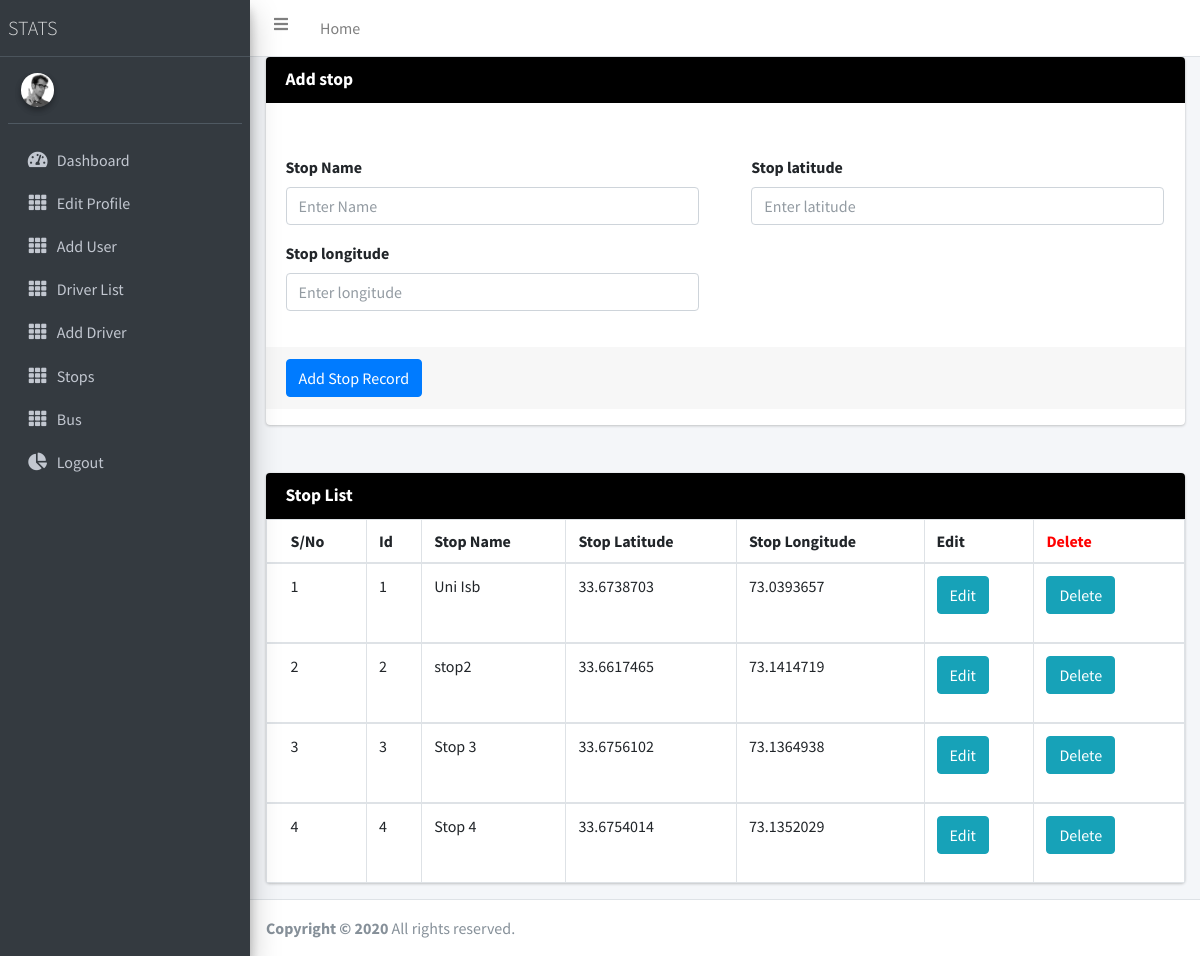
The app's page /Admin-panel/admin/view-stop-list.php with its own data.
### tables this page shows
CREATE TABLE `stops` (
  `id` int(11) NOT NULL,
  `stop_name` varchar(255) NOT NULL,
  `stop_lat` varchar(255) NOT NULL,
  `stop_lng` varchar(255) NOT NULL
);

### Admin-panel/admin/view-stop-list.php (the view, shortened to what this page needs)
<?php
include '../../db.php';
include 'header.php';
?>
 <div class="content-wrapper">
    <section class="content">
      <div class="container-fluid">
		<div class="card card-primary">
			<div class="card-header" style="background-color: black;">
				<h3 class="card-title"><b> Add stop </b></h3>
			</div>
			<div class="row">
				<div class="col-md-12" style="margin-top:2rem;">
					<form role="form"   action="view-stop-list.php"   method="POST">
						<div class="card-body">
							<div style="display: grid;grid-template-columns: 47% 47%;grid-column-gap: 6%;">
								<div class="form-group">
									<label>Stop Name</label>
									<input type="text" class="form-control" name="stop_name" placeholder="Enter Name" required  />
								</div>
								<div class="form-group">
									<label>Stop latitude</label>
									<input type="text" class="form-control" name="stop_lat" placeholder="Enter latitude" required  />
								</div>
								<div class="form-group">
									<label>Stop longitude</label>
									<input type="text" class="form-control" name="stop_lng" placeholder="Enter longitude " required  />
								</div>
							</div>
						</div>
						<div class="card-footer">
							<button type="submit" name="addstop" class="btn btn-primary">Add Stop Record</button>
						</div>
					</form>
				</div>
			</div>
        </div>
		<div class="row">
		  <div class="col-md-12" style="margin-top:2rem;">
            <div class="card card-primary">
              <div class="card-header" style="background-color: black;">
                <h3 class="card-title"><b>Stop List </b></h3>
			  </div>
             <div class="card-body table-responsive p-0" >
                <table class="table table-head-fixed  table-bordered">
                  	<thead>
                    	<tr>
							<th>S/No</th>
							<th>Id</th>
							<th>Stop Name</th>
							<th>Stop Latitude</th>
							<th>Stop Longitude</th>
							<th>Edit</th>
							<th style="color:red;">Delete</th>
						</tr>
					</thead>
				  	<?php
					$i=0;
					$sql="select * from stops";
				  	if ($result = mysqli_query($conn, $sql))
					{
						while ($row = mysqli_fetch_assoc($result))
						{
							$i++;
						?>
                  <tbody>
                    <tr>
						<td><?= $i ?></td>
						<td><?= $row['id'] ?></td>
						<td><?= $row['stop_name'] ?></td>
						<td><?= $row['stop_lat'] ?></td>
						<td><?= $row['stop_lng'] ?></td>
						<td>
							<form  action="edit-stop.php" method="post">
								<button type="submit" name="edit" class="btn btn-info btn-fill pull-right" >Edit</button>
							</form>
						</td>
						<td>
							<form  action="view-stop-list.php" method="post">
								<button type="submit" name="delete" class="btn btn-info btn-fill pull-right" >Delete</button>
							</form>
						</td>
                    </tr>
                  </tbody>
						<?php
						}
					}?>
                </table>
              </div>
            </div>
			</div>
        </div>
      </div>
	</section>
   </div>
<?php
include 'footer.php';
?>

### Admin-panel/admin/header.php (shortened to what this page needs)
<!DOCTYPE html>
<html>
<head>
  <link rel="stylesheet" href="../plugins/fontawesome-free/css/all.min.css">
  <link rel="stylesheet" href="https://code.ionicframework.com/ionicons/2.0.1/css/ionicons.min.css">
  <link rel="stylesheet" href="plugins/tempusdominus-bootstrap-4/css/tempusdominus-bootstrap-4.min.css">
  <link rel="stylesheet" href="../plugins/icheck-bootstrap/icheck-bootstrap.min.css">
  <link rel="stylesheet" href="../plugins/jqvmap/jqvmap.min.css">
  <link rel="stylesheet" href="../dist/css/adminlte.min.css">
  <link rel="stylesheet" href="../plugins/overlayScrollbars/css/OverlayScrollbars.min.css">
  <link rel="stylesheet" href="../plugins/daterangepicker/daterangepicker.css">
  <link rel="stylesheet" href="../plugins/summernote/summernote-bs4.css">
</head>
<body class="hold-transition sidebar-mini layout-fixed">
<div class="wrapper">
  <nav class="main-header navbar navbar-expand navbar-white navbar-light">
    <ul class="navbar-nav">
      <li class="nav-item">
        <a class="nav-link" data-widget="pushmenu" href="#" role="button"><i class="fas fa-bars"></i></a>
      </li>
      <li class="nav-item d-none d-sm-inline-block">
        <a href="" class="nav-link">Home</a>
      </li>
   </ul>
</nav>
  <aside class="main-sidebar sidebar-dark-primary elevation-4">
    <a href="customer-panel.php" class="brand-link">
      <span class="brand-text font-weight-light">STATS</span>
    </a>
    <div class="sidebar">
      <div class="user-panel mt-3 pb-3 mb-3 d-flex">
        <div class="image">
          <img src="../dist/img/user2-160x160.jpg" class="img-circle elevation-2" alt="User Image">
        </div>
        <div class="info">
        </div>
      </div>
      <nav class="mt-2">
        <ul class="nav nav-pills nav-sidebar flex-column" data-widget="treeview" role="menu" data-accordion="false">
          <li class="nav-item">
            <a href="dashboard.php" class="nav-link">
              <i class="nav-icon fas fa-tachometer-alt"></i>
              <p>
                Dashboard
              </p>
            </a>
          </li>
          <li class="nav-item">
            <a href="edit-profile.php" class="nav-link">
              <i class="nav-icon fas fa-th"></i>
              <p>
                Edit Profile
              </p>
            </a>
          </li>
          <li class="nav-item">
            <a href="add-user-profile.php" class="nav-link">
              <i class="nav-icon fas fa-th"></i>
              <p>
               Add User
              </p>
            </a>
          </li>
          <li class="nav-item">
            <a href="view-driver-list.php" class="nav-link">
              <i class="nav-icon fas fa-th"></i>
              <p>
               Driver List
              </p>
            </a>
          </li>
          <li class="nav-item">
            <a href="add-driver-profile.php" class="nav-link">
              <i class="nav-icon fas fa-th"></i>
              <p>
             Add Driver
              </p>
            </a>
          </li>
          <li class="nav-item">
            <a href="view-stop-list.php" class="nav-link">
              <i class="nav-icon fas fa-th"></i>
              <p>
              Stops
              </p>
            </a>
          </li>
          <li class="nav-item">
            <a href="view-bus-list.php" class="nav-link">
              <i class="nav-icon fas fa-th"></i>
              <p>
              Bus
              </p>
            </a>
          </li>
		  <li class="nav-item has-treeview">
            <a href="logout.php" class="nav-link">
              <i class="nav-icon fas fa-chart-pie"></i>
              <p>
                Logout
              </p>
            </a>
          </li>
        </ul>
      </nav>
    </div>
  </aside>

### Admin-panel/admin/footer.php (shortened to what this page needs)
  <footer class="main-footer">
    <strong>Copyright &copy; 2020 </strong>
    All rights reserved.
  </footer>
</div>
</body>
</html>

### records on screen
stops: id "1", stop_name "Uni Isb", stop_lat "33.6738703", stop_lng "73.0393657"
stops: id "2", stop_name "stop2", stop_lat "33.6617465", stop_lng "73.1414719"
stops: id "3", stop_name "Stop 3", stop_lat "33.6756102", stop_lng "73.1364938"
stops: id "4", stop_name "Stop 4", stop_lat "33.6754014", stop_lng "73.1352029"
